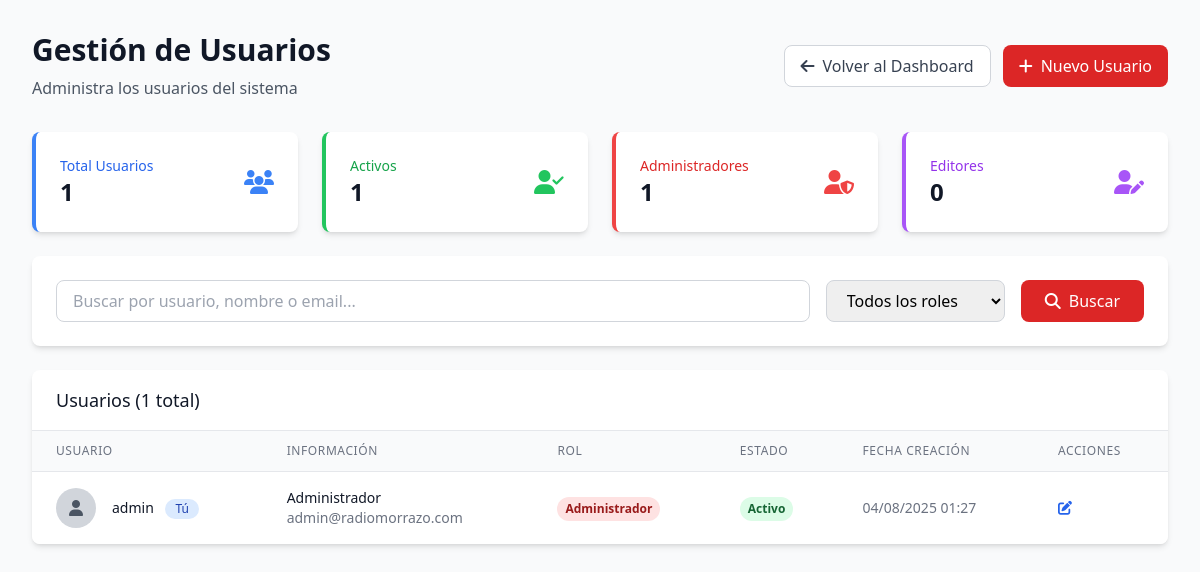
Screenshot of /admin/usuarios-old.php (signed in) with the database file from the repository.
### tables this page shows
CREATE TABLE `usuarios` (
  `id` int(11) NOT NULL,
  `username` varchar(50) NOT NULL,
  `password` varchar(255) NOT NULL,
  `nombre` varchar(100) NOT NULL,
  `email` varchar(100) NOT NULL,
  `rol` enum('admin','editor') NOT NULL DEFAULT 'editor',
  `activo` tinyint(1) NOT NULL DEFAULT 1,
  `fecha_creacion` datetime NOT NULL DEFAULT current_timestamp(),
  `ultima_actualizacion` datetime DEFAULT NULL ON UPDATE current_timestamp()
);

### admin/usuarios-old.php (the view, shortened to what this page needs)
<?php
$conex = new database();
$con = $conex->conectar();
$page = isset($_GET['page']) ? max(1, (int)$_GET['page']) : 1;
$limit = 10;
$offset = ($page - 1) * $limit;
$search = isset($_GET['search']) ? trim($_GET['search']) : '';
$role_filter = isset($_GET['role']) ? $_GET['role'] : '';
$where_conditions = [];
$params = [];
$where_clause = !empty($where_conditions) ? "WHERE " . implode(" AND ", $where_conditions) : "";
$sql = "SELECT * FROM usuarios $where_clause ORDER BY fecha_creacion DESC LIMIT $limit OFFSET $offset";
$stmt = $con->prepare($sql);
$stmt->execute($params);
$usuarios = $stmt->fetchAll(PDO::FETCH_ASSOC);
$count_sql = "SELECT COUNT(*) FROM usuarios $where_clause";
$count_stmt = $con->prepare($count_sql);
$count_stmt->execute($params);
$total_usuarios = $count_stmt->fetchColumn();
?>
<!DOCTYPE html>
<html lang="es">
<head>
    <script src="https://cdn.tailwindcss.com"></script>
    <link rel="stylesheet" href="https://cdnjs.cloudflare.com/ajax/libs/font-awesome/6.4.0/css/all.min.css">
</head>
<body class="bg-gray-50">
    <main class="min-h-screen py-8">
        <div class="max-w-7xl mx-auto px-4 sm:px-6 lg:px-8">
            <div class="mb-8">
                <div class="flex flex-col sm:flex-row sm:items-center sm:justify-between">
                    <div>
                        <h1 class="text-3xl font-bold text-gray-900">Gestión de Usuarios</h1>
                        <p class="mt-2 text-gray-600">Administra los usuarios del sistema</p>
                    </div>
                    <div class="mt-4 sm:mt-0 flex space-x-3">
                        <a href="dashboard.php"
                           class="inline-flex items-center px-4 py-2 border border-gray-300 rounded-lg text-gray-700 bg-white hover:bg-gray-50 font-medium transition-colors">
                            <i class="fas fa-arrow-left mr-2"></i>Volver al Dashboard
                        </a>
                        <a href="usuario_form.php"
                           class="inline-flex items-center px-4 py-2 bg-radio-red text-white rounded-lg hover:bg-red-700 font-medium transition-colors">
                            <i class="fas fa-plus mr-2"></i>Nuevo Usuario
                        </a>
                    </div>
                </div>
            </div>
            <div class="grid grid-cols-1 md:grid-cols-4 gap-6 mb-6">
                <?php
                $stats_sql = "SELECT
                    COUNT(*) as total,
                    SUM(CASE WHEN activo = 1 THEN 1 ELSE 0 END) as activos,
                    SUM(CASE WHEN rol = 'admin' THEN 1 ELSE 0 END) as admins,
                    SUM(CASE WHEN rol = 'editor' THEN 1 ELSE 0 END) as editores
                    FROM usuarios";
                $stats = $con->query($stats_sql)->fetch(PDO::FETCH_ASSOC);
                ?>
                <div class="bg-white rounded-lg p-6 shadow-md border-l-4 border-blue-500">
                    <div class="flex items-center">
                        <div class="flex-1">
                            <p class="text-blue-600 text-sm font-medium">Total Usuarios</p>
                            <p class="text-2xl font-bold text-gray-900"><?php echo $stats['total']; ?></p>
                        </div>
                        <i class="fas fa-users text-blue-500 text-2xl"></i>
                    </div>
                </div>
                <div class="bg-white rounded-lg p-6 shadow-md border-l-4 border-green-500">
                    <div class="flex items-center">
                        <div class="flex-1">
                            <p class="text-green-600 text-sm font-medium">Activos</p>
                            <p class="text-2xl font-bold text-gray-900"><?php echo $stats['activos']; ?></p>
                        </div>
                        <i class="fas fa-user-check text-green-500 text-2xl"></i>
                    </div>
                </div>
                <div class="bg-white rounded-lg p-6 shadow-md border-l-4 border-red-500">
                    <div class="flex items-center">
                        <div class="flex-1">
                            <p class="text-red-600 text-sm font-medium">Administradores</p>
                            <p class="text-2xl font-bold text-gray-900"><?php echo $stats['admins']; ?></p>
                        </div>
                        <i class="fas fa-user-shield text-red-500 text-2xl"></i>
                    </div>
                </div>
                <div class="bg-white rounded-lg p-6 shadow-md border-l-4 border-purple-500">
                    <div class="flex items-center">
                        <div class="flex-1">
                            <p class="text-purple-600 text-sm font-medium">Editores</p>
                            <p class="text-2xl font-bold text-gray-900"><?php echo $stats['editores']; ?></p>
                        </div>
                        <i class="fas fa-user-edit text-purple-500 text-2xl"></i>
                    </div>
                </div>
            </div>
            <div class="bg-white rounded-lg shadow-md p-6 mb-6">
                <form method="GET" class="flex flex-col sm:flex-row gap-4">
                    <div class="flex-1">
                        <input type="text" name="search" placeholder="Buscar por usuario, nombre o email..."
                               value="<?php echo htmlspecialchars($search); ?>"
                               class="w-full px-4 py-2 border border-gray-300 rounded-lg focus:ring-2 focus:ring-red-500 focus:border-transparent">
                    </div>
                    <div>
                        <select name="role" class="px-4 py-2 border border-gray-300 rounded-lg focus:ring-2 focus:ring-red-500 focus:border-transparent">
                            <option value="">Todos los roles</option>
                        </select>
                    </div>
                    <button type="submit" class="px-6 py-2 bg-radio-red text-white rounded-lg hover:bg-red-700 transition-colors">
                        <i class="fas fa-search mr-2"></i>Buscar
                    </button>
                </form>
            </div>
            <div class="bg-white rounded-lg shadow-md overflow-hidden">
                <div class="px-6 py-4 border-b border-gray-200">
                    <h3 class="text-lg font-medium text-gray-900">
                        Usuarios (<?php echo $total_usuarios; ?> total<?php echo $total_usuarios != 1 ? 'es' : ''; ?>)
                    </h3>
                </div>
                <?php if (empty($usuarios)): ?>
                    <div class="text-center py-12">
                        <i class="fas fa-users text-4xl text-gray-400 mb-4"></i>
                        <h3 class="text-lg font-medium text-gray-900 mb-2">No se encontraron usuarios</h3>
                        <p class="text-gray-500">
                            <?php if (!empty($search) || !empty($role_filter)): ?>
                                Intenta ajustar los filtros de búsqueda.
                            <?php else: ?>
                                Comienza creando el primer usuario.
                            <?php endif; ?>
                        </p>
                    </div>
                <?php else: ?>
                    <div class="overflow-x-auto">
                        <table class="min-w-full divide-y divide-gray-200">
                            <thead class="bg-gray-50">
                                <tr>
                                    <th class="px-6 py-3 text-left text-xs font-medium text-gray-500 uppercase tracking-wider">Usuario</th>
                                    <th class="px-6 py-3 text-left text-xs font-medium text-gray-500 uppercase tracking-wider">Información</th>
                                    <th class="px-6 py-3 text-left text-xs font-medium text-gray-500 uppercase tracking-wider">Rol</th>
                                    <th class="px-6 py-3 text-left text-xs font-medium text-gray-500 uppercase tracking-wider">Estado</th>
                                    <th class="px-6 py-3 text-left text-xs font-medium text-gray-500 uppercase tracking-wider">Fecha Creación</th>
                                    <th class="px-6 py-3 text-left text-xs font-medium text-gray-500 uppercase tracking-wider">Acciones</th>
                                </tr>
                            </thead>
                            <tbody class="bg-white divide-y divide-gray-200">
                                <?php foreach ($usuarios as $usuario): ?>
                                    <tr class="hover:bg-gray-50">
                                        <td class="px-6 py-4 whitespace-nowrap">
                                            <div class="flex items-center">
                                                <div class="flex-shrink-0 h-10 w-10">
                                                    <div class="h-10 w-10 rounded-full bg-gray-300 flex items-center justify-center">
                                                        <i class="fas fa-user text-gray-600"></i>
                                                    </div>
                                                </div>
                                                <div class="ml-4">
                                                    <div class="text-sm font-medium text-gray-900">
                                                        <?php echo htmlspecialchars($usuario['username']); ?>
                                                        <?php if ($usuario['id'] == $_SESSION['user_id']): ?>
                                                            <span class="ml-2 inline-flex items-center px-2.5 py-0.5 rounded-full text-xs font-medium bg-blue-100 text-blue-800">
                                                                Tú
                                                            </span>
                                                        <?php endif; ?>
                                                    </div>
                                                </div>
                                            </div>
                                        </td>
                                        <td class="px-6 py-4 whitespace-nowrap">
                                            <div class="text-sm text-gray-900"><?php echo htmlspecialchars($usuario['nombre']); ?></div>
                                            <div class="text-sm text-gray-500"><?php echo htmlspecialchars($usuario['email']); ?></div>
                                        </td>
                                        <td class="px-6 py-4 whitespace-nowrap">
                                            <span class="inline-flex px-2 py-1 text-xs font-semibold rounded-full <?php echo $usuario['rol'] === 'admin' ? 'bg-red-100 text-red-800' : 'bg-purple-100 text-purple-800'; ?>">
                                                <?php echo $usuario['rol'] === 'admin' ? 'Administrador' : 'Editor'; ?>
                                            </span>
                                        </td>
                                        <td class="px-6 py-4 whitespace-nowrap">
                                            <span class="inline-flex px-2 py-1 text-xs font-semibold rounded-full <?php echo $usuario['activo'] ? 'bg-green-100 text-green-800' : 'bg-red-100 text-red-800'; ?>">
                                                <?php echo $usuario['activo'] ? 'Activo' : 'Inactivo'; ?>
                                            </span>
                                        </td>
                                        <td class="px-6 py-4 whitespace-nowrap text-sm text-gray-500">
                                            <?php echo date('d/m/Y H:i', strtotime($usuario['fecha_creacion'])); ?>
                                        </td>
                                        <td class="px-6 py-4 whitespace-nowrap text-sm font-medium">
                                            <div class="flex space-x-2">
                                                <a href="usuario_form.php?id=<?php echo $usuario['id']; ?>"
                                                   class="text-blue-600 hover:text-blue-900 transition-colors" title="Editar">
                                                    <i class="fas fa-edit"></i>
                                                </a>
                                            </div>
                                        </td>
                                    </tr>
                                <?php endforeach; ?>
                            </tbody>
                        </table>
                    </div>
                <?php endif; ?>
            </div>
        </div>
    </main>
</body>
</html>

### rows the page displays
usuarios: username "admin", shows "Tú", nombre "Administrador", email "admin@radiomorrazo.com", rol "Administrador", activo "Activo", fecha_creacion "04/08/2025 01:27"

### other values shown
$stats['total'] "1"
$stats['activos'] "1"
$stats['admins'] "1"
$stats['editores'] "0"
$total_usuarios "1"
